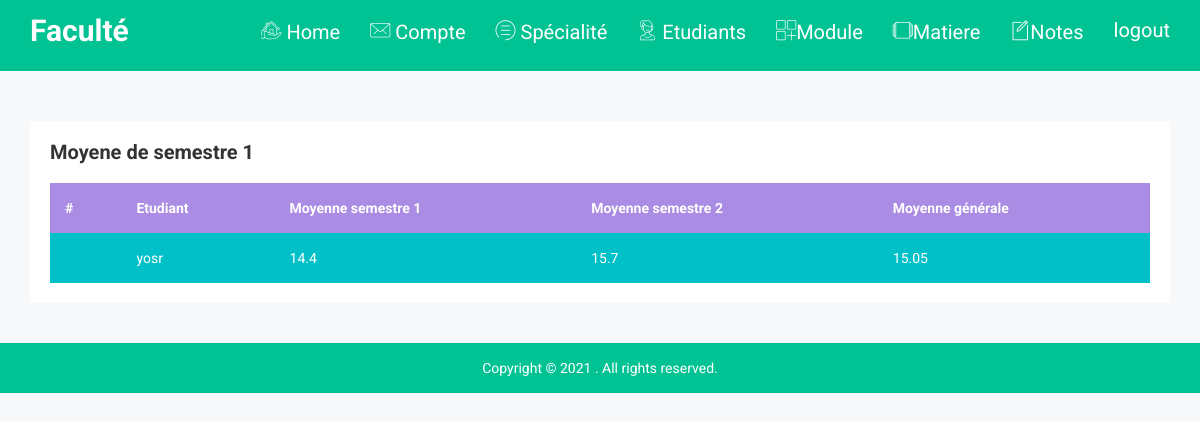
Page /moyenne (signed in) on the committed database.
### flaskgestion/models.py (models this page shows, shortened)
class S1Note(db.Model):
    id = db.Column(db.Integer, primary_key=True)
    NoteDs = db.Column(db.FLOAT, nullable=False)
    NoteExam = db.Column(db.FLOAT, nullable=False)
    NoteTp = db.Column(db.FLOAT, nullable=False)
    etudiant_id = db.Column(db.Integer, db.ForeignKey('etudiant.id'), nullable=False)
    matiere_id = db.Column(db.Integer, db.ForeignKey('matiere.id'), nullable=False)

class Etudiant(db.Model):
    id = db.Column(db.Integer, primary_key=True)
    numCin =db.Column(db.Integer,unique=True, nullable=False)
    nom = db.Column(db.String(20), nullable=False)
    prenom = db.Column(db.String(20), nullable=False)
    email = db.Column(db.String(100),unique=True, nullable=False)
    age = db.Column(db.Integer, nullable=False)
    niveau = db.Column(db.String(20), nullable=False)
    specialite_id = db.Column(db.Integer, db.ForeignKey('specialite.id'), nullable=False)
    s1notes = db.relationship('S1Note', cascade="all,delete", backref='EtudinatsS1Notes', lazy=True)
    s2notes = db.relationship('S2Note', cascade="all,delete", backref='EtudinatsS2Notes', lazy=True)
    def moyenneS1(self):
        moy = 0
        coef = 0
        nbmath=0
        sommeNotes=0
        moyens=0
        s1Notes = S1Note.query.all()
        for s1 in s1Notes:
            if(s1.EtudinatsS1Notes.numCin ==self.numCin):
                nbmath = nbmath +1
                moyens = (0.2 * (s1.NoteDs) )+ (0.3 *  (s1.NoteTp)) +(  0.5 *  (s1.NoteExam)) + (moyens)
                coef = (s1.MatiéreS1Notes.coefficient) + coef
                print('moy' ,moyens)
        return ((moyens/coef)*nbmath)
    def moyenneS2(self):
        moy = 0
        coef = 0
        nbmath=0
        sommeNotes=0
        moyens=0
        s2Notes = S2Note.query.all()
        for s2 in s2Notes:
            if(s2.EtudinatsS2Notes.numCin ==self.numCin):
                nbmath = nbmath +1
                moyens = (0.2 * (s2.NoteDs) )+ (0.3 *  (s2.NoteTp)) +(  0.5 *  (s2.NoteExam)) + (moyens)
                coef = (s2.MatiéreS2Notes.coefficient) + coef
                print('moy' ,moyens)
        return ((moyens/coef)*nbmath)

class Matiere(db.Model):
    id = db.Column(db.Integer, primary_key=True)
    nomMatiere = db.Column(db.String(100),unique=True ,nullable=False)
    coefficient = db.Column(db.Integer, nullable=False)
    description= db.Column(db.Text, nullable=False)
    module_id = db.Column(db.Integer, db.ForeignKey('module.id'), nullable=False)
    s1notes = db.relationship('S1Note', cascade="all,delete", backref='MatiéreS1Notes', lazy=True)
    s2notes = db.relationship('S2Note', cascade="all,delete", backref='MatiéreS2Notes', lazy=True)

class S2Note(db.Model):
    id = db.Column(db.Integer, primary_key=True)
    NoteDs = db.Column(db.FLOAT, nullable=False)
    NoteExam = db.Column(db.FLOAT, nullable=False)
    NoteTp = db.Column(db.FLOAT, nullable=False)
    etudiant_id = db.Column(db.Integer, db.ForeignKey('etudiant.id'), nullable=False)
    matiere_id = db.Column(db.Integer, db.ForeignKey('matiere.id'), nullable=False)

### flaskgestion/routes.py (the view)
@app.route("/moyenne")
@login_required
def moyenne():
    s2Notes = S2Note.query.all()
    s1Notes = S1Note.query.all()
    return render_template('moyenne.html',  s2Notes=s2Notes,s1Notes=s1Notes, moyenne=moyenne)

### flaskgestion/models.py (called while the page is built)
@login_manager.user_loader
def load_user(user_id):
    return User.query.get(int(user_id))

### flaskgestion/templates/moyenne.html
{% extends "navbar.html" %}
{% block content %}
<div class="breadcomb-area">
    <div class="container">
        <div class="row">
            <div class="col-lg-12 col-md-12 col-sm-12 col-xs-12">
                <div class="normal-table-list mg-t-30">
                    <div class="basic-tb-hd">
                        <h2>Moyene de semestre 1</h2>
                    </div>
                    <div class="bsc-tbl-cls">
                        <table class="table table-cl">
                            <thead>
                                <tr class="danger">
                                    <th>#</th>
                                    <th>Etudiant</th>
                                    <th>Moyenne semestre 1 </th>
                                    <th>Moyenne semestre 2 </th>
                                    <th>Moyenne générale</th>
                                </tr>
                            </thead>
                            <tbody>
                                <tr class="warning">
                                    {% for s1 in s1Notes %}
                                    <td></td>
                                    <td>{{s1.EtudinatsS1Notes.nom}}</td>
                                    <td>{{s1.EtudinatsS1Notes.moyenneS1()}}</td>
                                    {% for s2 in s2Notes %}
                                    <td>{{s2.EtudinatsS2Notes.moyenneS2()}}</td>
                                    <td> {{( s2.EtudinatsS2Notes.moyenneS2() + s1.EtudinatsS1Notes.moyenneS1()) /2}}
                                    </td>
                                    {% endfor %}
                                </tr>
                                {% endfor %}
                            </tbody>
                        </table>
                    </div>
                </div>
            </div>
        </div>
    </div>
</div>
{% endblock content %}

### flaskgestion/static/css/main.css (style rules this page uses)
html { color: #222; font-size: 1em; line-height: 1.4; }

### rows in the picture
S1Note: EtudinatsS1Notes.nom "yosr", EtudinatsS1Notes.moyenneS1 "14.4"
S2Note: EtudinatsS2Notes.moyenneS2 "15.7"
Etudiant: numCin.coefficient "15.05"
